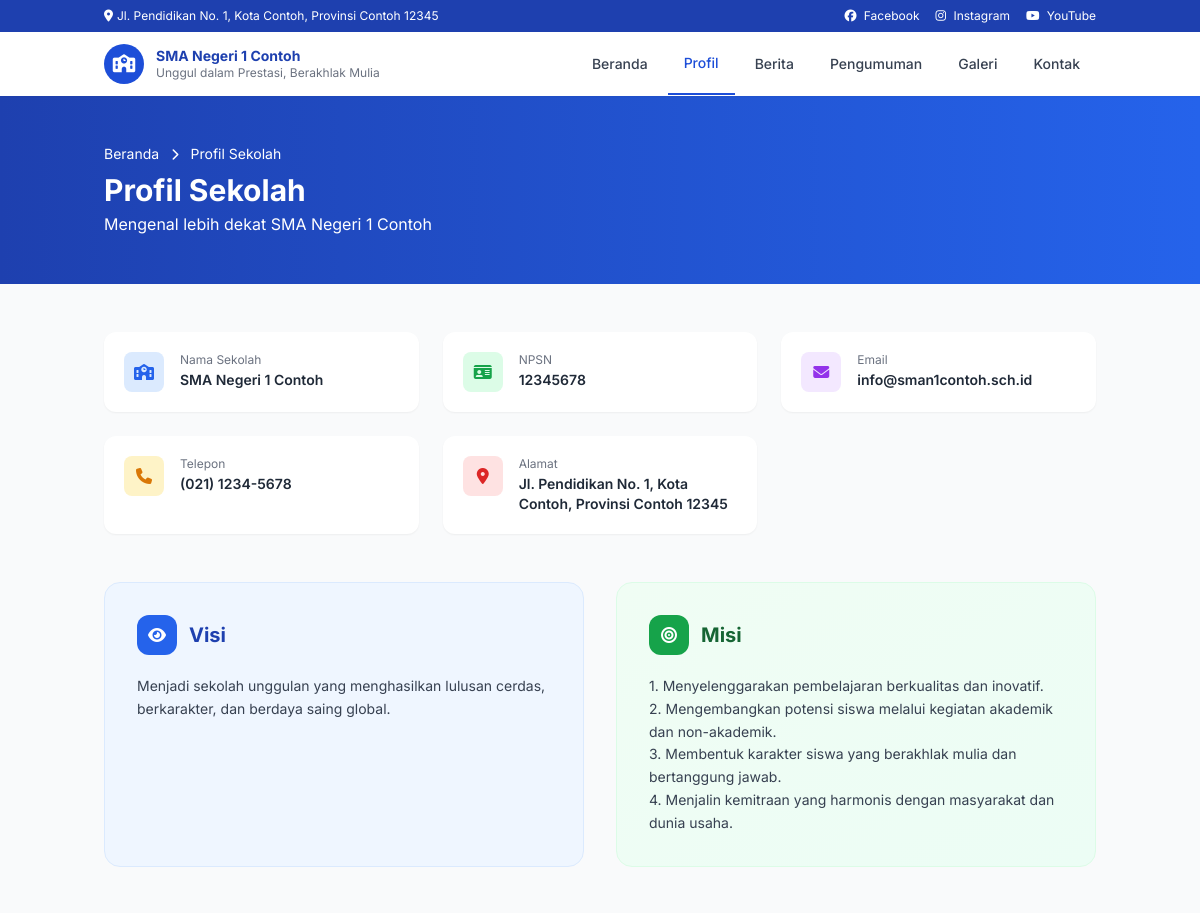
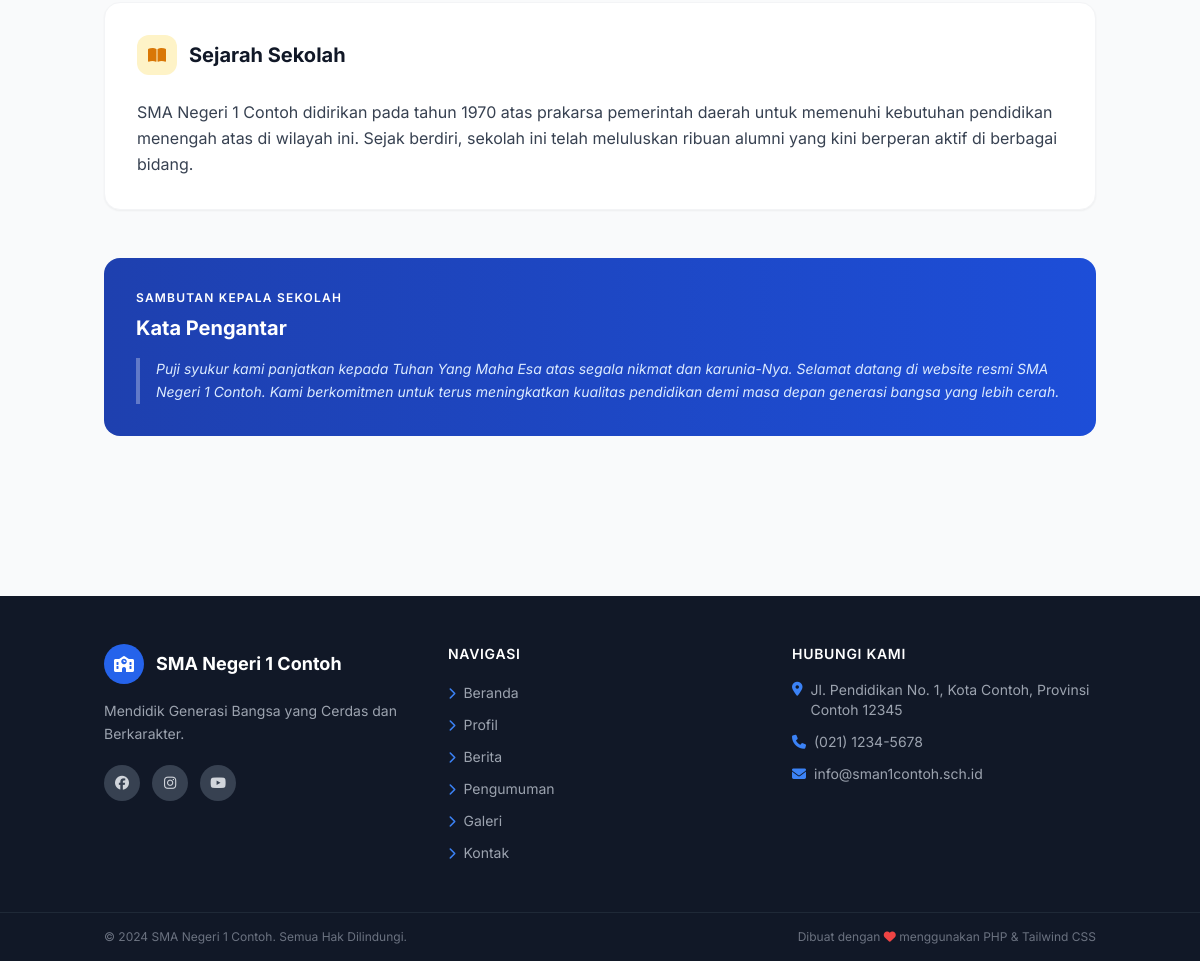
/profil.php, run on the app's committed database (2 pictures, top to bottom).
### tables this page shows
CREATE TABLE IF NOT EXISTS `profil_sekolah` (
  `id`               INT(11)      NOT NULL AUTO_INCREMENT,
  `nama_sekolah`     VARCHAR(200) NOT NULL DEFAULT '',
  `npsn`             VARCHAR(20)  DEFAULT NULL,
  `sambutan_kepsek`  LONGTEXT     DEFAULT NULL,
  `foto_kepsek`      VARCHAR(255) DEFAULT NULL,
  `sejarah`          LONGTEXT     DEFAULT NULL,
  `visi`             TEXT         DEFAULT NULL,
  `misi`             TEXT         DEFAULT NULL,
  `alamat`           TEXT         DEFAULT NULL,
  `telepon`          VARCHAR(30)  DEFAULT NULL,
  `email`            VARCHAR(150) DEFAULT NULL,
  `map_embed`        TEXT         DEFAULT NULL,
  PRIMARY KEY (`id`)
);

### config/helpers.php (called while the page is built, shortened)
<?php
function getSiteConfig(): array {
    static $config = null;
    if ($config === null) {
        $file = __DIR__ . '/site_config.json';
        $config = json_decode(file_get_contents($file), true) ?? [];
    }
    return $config;
}

### profil.php (the view, shortened to what this page needs)
<?php
require_once __DIR__ . '/config/helpers.php';
$pdo    = getDB();
$profil = $pdo->query("SELECT * FROM profil_sekolah LIMIT 1")->fetch();
include __DIR__ . '/includes/header.php';
?>
<div class="bg-gradient-to-r from-primary-800 to-primary-600 text-white py-12">
    <div class="container mx-auto px-4">
        <nav class="text-sm text-primary-300 mb-2">
            <a href="/cms-sekolah/index.php" class="hover:text-white">Beranda</a>
            <i class="fas fa-chevron-right text-xs mx-2"></i>
            <span class="text-white">Profil Sekolah</span>
        </nav>
        <h1 class="text-3xl font-bold">Profil Sekolah</h1>
        <p class="text-primary-200 mt-1">Mengenal lebih dekat <?= htmlspecialchars($profil['nama_sekolah'] ?? 'Sekolah Kami') ?></p>
    </div>
</div>
<div class="container mx-auto px-4 py-12">
    <?php if (empty($profil)): ?>
    <div class="text-center py-20 text-gray-400">
        <i class="fas fa-school text-5xl mb-3 block"></i>
        <p>Data profil sekolah belum tersedia.</p>
    </div>
    <?php else: ?>
    <div class="grid grid-cols-1 md:grid-cols-3 gap-6 mb-12">
        <?php
        $infoCards = [
            ['icon'=>'fa-school',       'color'=>'bg-blue-100 text-blue-600',   'label'=>'Nama Sekolah', 'val'=>$profil['nama_sekolah']],
            ['icon'=>'fa-id-card',      'color'=>'bg-green-100 text-green-600', 'label'=>'NPSN',         'val'=>$profil['npsn']],
            ['icon'=>'fa-envelope',     'color'=>'bg-purple-100 text-purple-600','label'=>'Email',       'val'=>$profil['email']],
            ['icon'=>'fa-phone',        'color'=>'bg-amber-100 text-amber-600', 'label'=>'Telepon',      'val'=>$profil['telepon']],
            ['icon'=>'fa-map-marker-alt','color'=>'bg-red-100 text-red-600',    'label'=>'Alamat',       'val'=>$profil['alamat']],
        ];
        foreach ($infoCards as $card):
        ?>
        <div class="bg-white rounded-xl shadow-sm p-5 flex items-start gap-4 hover:shadow-md transition-shadow">
            <div class="w-10 h-10 <?= $card['color'] ?> rounded-lg flex items-center justify-center flex-shrink-0">
                <i class="fas <?= $card['icon'] ?>"></i>
            </div>
            <div>
                <p class="text-xs text-gray-500 mb-0.5"><?= $card['label'] ?></p>
                <p class="font-semibold text-gray-800 text-sm"><?= htmlspecialchars($card['val']) ?></p>
            </div>
        </div>
        <?php endforeach; ?>
    </div>
    <div class="grid grid-cols-1 md:grid-cols-2 gap-8 mb-12">
        <div class="bg-gradient-to-br from-primary-50 to-blue-50 border border-primary-100 rounded-2xl p-8">
            <div class="flex items-center gap-3 mb-5">
                <div class="w-10 h-10 bg-primary-600 rounded-xl flex items-center justify-center">
                    <i class="fas fa-eye text-white"></i>
                </div>
                <h2 class="text-xl font-bold text-primary-800">Visi</h2>
            </div>
            <p class="text-gray-700 leading-relaxed text-sm">
                <?= nl2br(htmlspecialchars($profil['visi'] ?? 'Visi belum diisi.')) ?>
            </p>
        </div>
        <div class="bg-gradient-to-br from-green-50 to-emerald-50 border border-green-100 rounded-2xl p-8">
            <div class="flex items-center gap-3 mb-5">
                <div class="w-10 h-10 bg-green-600 rounded-xl flex items-center justify-center">
                    <i class="fas fa-bullseye text-white"></i>
                </div>
                <h2 class="text-xl font-bold text-green-800">Misi</h2>
            </div>
            <div class="text-gray-700 leading-relaxed text-sm">
                <?= nl2br(htmlspecialchars($profil['misi'] ?? 'Misi belum diisi.')) ?>
            </div>
        </div>
    </div>
    <?php if (!empty($profil['sejarah'])): ?>
    <div class="bg-white rounded-2xl shadow-sm p-8 mb-12 border border-gray-100">
        <div class="flex items-center gap-3 mb-6">
            <div class="w-10 h-10 bg-amber-100 rounded-xl flex items-center justify-center">
                <i class="fas fa-book-open text-amber-600"></i>
            </div>
            <h2 class="text-xl font-bold text-gray-900">Sejarah Sekolah</h2>
        </div>
        <div class="prose prose-sm max-w-none text-gray-700 leading-relaxed">
            <?= nl2br(htmlspecialchars($profil['sejarah'])) ?>
        </div>
    </div>
    <?php endif; ?>
    <?php if (!empty($profil['sambutan_kepsek'])): ?>
    <div class="bg-gradient-to-r from-primary-800 to-primary-700 rounded-2xl p-8 text-white mb-12">
        <div class="flex flex-col md:flex-row gap-8 items-start">
            <div>
                <p class="text-primary-300 text-xs uppercase tracking-widest font-semibold mb-2">Sambutan Kepala Sekolah</p>
                <h3 class="text-xl font-bold mb-4">Kata Pengantar</h3>
                <blockquote class="text-primary-100 leading-relaxed text-sm italic border-l-4 border-white/30 pl-4">
                    <?= nl2br(htmlspecialchars($profil['sambutan_kepsek'])) ?>
                </blockquote>
            </div>
        </div>
    </div>
    <?php endif; ?>
    <?php endif; ?>
</div>
<?php include __DIR__ . '/includes/footer.php'; ?>

### includes/footer.php (shortened to what this page needs)
<?php
require_once __DIR__ . '/../config/helpers.php';
$config = getSiteConfig();
?>
</main>
<footer class="bg-gray-900 text-gray-300 mt-16">
    <div class="container mx-auto px-4 py-12">
        <div class="grid grid-cols-1 md:grid-cols-3 gap-10">
            <div>
                <div class="flex items-center gap-3 mb-4">
                    <div class="w-10 h-10 bg-primary-600 rounded-full flex items-center justify-center flex-shrink-0">
                        <i class="fas fa-school text-white"></i>
                    </div>
                    <span class="font-bold text-white text-lg"><?= htmlspecialchars($config['site_name']) ?></span>
                </div>
                <p class="text-sm leading-relaxed text-gray-400"><?= htmlspecialchars($config['footer']['tagline']) ?></p>
                <div class="flex gap-3 mt-5">
                    <?php foreach ($config['social_media'] as $s): ?>
                    <a href="<?= htmlspecialchars($s['url']) ?>" target="_blank" rel="noopener"
                       class="w-9 h-9 rounded-full bg-gray-700 hover:bg-primary-600 flex items-center justify-center transition-colors">
                        <i class="fab fa-<?= htmlspecialchars($s['icon']) ?> text-sm"></i>
                    </a>
                    <?php endforeach; ?>
                </div>
            </div>
            <div>
                <h4 class="text-white font-semibold mb-4 text-sm uppercase tracking-wider">Navigasi</h4>
                <ul class="space-y-2">
                    <?php foreach ($config['nav_menu'] as $item): ?>
                    <li>
                        <a href="/cms-sekolah/<?= htmlspecialchars($item['url']) ?>"
                           class="text-sm text-gray-400 hover:text-white hover:translate-x-1 inline-block transition-all">
                            <i class="fas fa-chevron-right text-xs mr-1 text-primary-500"></i>
                            <?= htmlspecialchars($item['label']) ?>
                        </a>
                    </li>
                    <?php endforeach; ?>
                </ul>
            </div>
            <div>
                <h4 class="text-white font-semibold mb-4 text-sm uppercase tracking-wider">Hubungi Kami</h4>
                <?php
                try {
                    $pdo    = getDB();
                    $profil = $pdo->query("SELECT alamat, telepon, email FROM profil_sekolah LIMIT 1")->fetch();
                } catch (Exception $e) { $profil = null; }
                ?>
                <ul class="space-y-3 text-sm text-gray-400">
                    <li class="flex items-start gap-2">
                        <i class="fas fa-map-marker-alt text-primary-500 mt-0.5 flex-shrink-0"></i>
                        <span><?= htmlspecialchars($profil['alamat'] ?? $config['footer']['address']) ?></span>
                    </li>
                    <?php if (!empty($profil['telepon'])): ?>
                    <li class="flex items-center gap-2">
                        <i class="fas fa-phone text-primary-500 flex-shrink-0"></i>
                        <span><?= htmlspecialchars($profil['telepon']) ?></span>
                    </li>
                    <?php endif; ?>
                    <?php if (!empty($profil['email'])): ?>
                    <li class="flex items-center gap-2">
                        <i class="fas fa-envelope text-primary-500 flex-shrink-0"></i>
                        <span><?= htmlspecialchars($profil['email']) ?></span>
                    </li>
                    <?php endif; ?>
                </ul>
            </div>
        </div>
    </div>
    <div class="border-t border-gray-800">
        <div class="container mx-auto px-4 py-4 flex flex-col md:flex-row justify-between items-center gap-2 text-xs text-gray-500">
            <span><?= htmlspecialchars($config['footer']['copyright']) ?></span>
            <span>Dibuat dengan <i class="fas fa-heart text-red-500"></i> menggunakan PHP & Tailwind CSS</span>
        </div>
    </div>
</footer>
</body>
</html>

### includes/header.php (style rules this page uses)
body { font-family: 'Inter', sans-serif; }

### data on the page
profil_sekolah: nama_sekolah "SMA Negeri 1 Contoh", visi "Menjadi sekolah unggulan yang menghasilkan lulusan cerdas, berkarakter, dan berdaya saing global.", misi "1. Menyelenggarakan pembelajaran berkualitas dan inovatif. 2. Mengembangkan potensi siswa melalui kegiatan akademik dan non-akademik. 3. Membentuk karakter siswa yang berakhlak mulia dan bertanggung jawab. 4. Menjalin kemitraan yang harmonis dengan masyarakat dan dunia usaha.", sejarah "SMA Negeri 1 Contoh didirikan pada tahun 1970 atas prakarsa pemerintah daerah untuk memenuhi kebutuhan pendidikan menengah atas di wilayah ini. Sejak berdiri, sekolah ini telah meluluskan ribuan alumni yang kini berperan aktif di berbagai bidang.", sambutan_kepsek "Puji syukur kami panjatkan kepada Tuhan Yang Maha Esa atas segala nikmat dan karunia-Nya. Selamat datang di website resmi SMA Negeri 1 Contoh. Kami berkomitmen untuk terus meningkatkan kualitas pendidikan demi masa depan generasi bangsa yang lebih cerah.", alamat "Jl. Pendidikan No. 1, Kota Contoh, Provinsi Contoh 12345", telepon "(021) 1234-5678", email "info@sman1contoh.sch.id"

### other printed values
$config['footer']['address'] "Jl. Pendidikan No. 1, Kota Contoh, Provinsi Contoh 12345"
$s['platform'] "Facebook"
$s['platform'] "Instagram"
$s['platform'] "YouTube"
$config['site_name'] "SMA Negeri 1 Contoh"
$config['site_tagline'] "Unggul dalam Prestasi, Berakhlak Mulia"
$item['label'] "Beranda"
$item['label'] "Profil"
$item['label'] "Berita"
$item['label'] "Pengumuman"
$item['label'] "Galeri"
$item['label'] "Kontak"
$card['label'] "Nama Sekolah"
$card['val'] "SMA Negeri 1 Contoh"
$card['label'] "NPSN"
